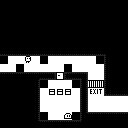

A 2D game scene composited from a Tiled map and its tileset images. What follows is a short description and the map's XML, with every tile layer's data as written:
An orthogonal 16x16 tile map with 8x8 px tiles, 5 tile layers (floor, things, walls, walls, ...).

<map version="1.10" tiledversion="1.11.1" class="floor" orientation="orthogonal" renderorder="right-down" width="16" height="16" tilewidth="8" tileheight="8" infinite="0" nextlayerid="29" nextobjectid="1">
 <properties>
  <property name="intro">Be careful of monsters! 
They will eat you! </property>
  <property name="next_level" value="lvl04" />
 </properties>
 <tileset firstgid="1" name="basic_32x32" tilewidth="8" tileheight="8" tilecount="1024" columns="32">
  <image source="../basic_32x32.png" width="256" height="256" />
  <tile id="32" type="player" />
  <tile id="36" type="pit" />
  <tile id="64" type="treasure" />
  <tile id="96" type="door" />
  <tile id="97" type="exit" />
  <tile id="98" type="exit" />
  <tile id="100" type="grate" />
  <tile id="128" type="monster" />
 </tileset>
 <layer id="24" name="floor" class="floor" width="16" height="16">
  <data encoding="csv">
0,0,0,0,0,0,0,0,0,0,0,0,0,0,0,0,
0,0,0,0,0,0,0,0,0,0,0,0,0,0,0,0,
0,0,0,0,0,0,0,0,0,0,0,0,0,0,0,0,
0,0,0,0,0,0,0,0,0,0,0,0,0,0,0,0,
0,0,0,0,0,0,0,0,0,0,0,0,0,0,0,0,
0,0,0,0,0,0,0,0,0,0,0,0,0,0,0,0,
0,0,0,0,0,0,0,0,0,0,0,0,0,0,0,0,
35,35,35,35,35,35,35,35,35,35,35,35,35,0,0,0,
35,35,35,35,35,35,35,35,35,35,35,35,35,0,0,0,
0,0,0,0,0,0,0,35,0,0,0,35,35,0,0,0,
0,0,0,0,0,35,35,35,35,35,0,35,35,0,0,0,
0,0,0,0,0,35,35,35,35,35,0,35,35,0,0,0,
0,0,0,0,0,35,35,35,35,35,0,35,35,35,35,35,
0,0,0,0,0,35,35,35,35,35,0,35,35,35,35,35,
0,0,0,0,0,35,35,35,35,35,0,0,0,0,0,0,
0,0,0,0,0,0,0,0,0,0,0,0,0,0,0,0
</data>
 </layer>
 <layer id="25" name="things" class="things" width="16" height="16">
  <data encoding="csv">
0,0,0,0,0,0,0,0,0,0,0,0,0,0,0,0,
0,0,0,0,0,0,0,0,0,0,0,0,0,0,0,0,
0,0,0,0,0,0,0,0,0,0,0,0,0,0,0,0,
0,0,0,0,0,0,0,0,0,0,0,0,0,0,0,0,
0,0,0,0,0,0,0,0,0,0,0,0,0,0,0,0,
0,0,0,0,0,0,0,0,0,0,0,0,0,0,0,0,
0,0,0,0,0,0,0,0,0,0,0,0,0,0,0,0,
37,0,0,33,0,37,0,0,0,0,0,0,37,0,0,0,
0,0,37,0,0,0,0,0,37,0,0,0,0,0,0,0,
0,0,0,0,0,0,0,97,0,0,0,0,0,0,0,0,
0,0,0,0,0,37,0,0,0,37,0,101,101,0,0,0,
0,0,0,0,0,0,65,65,65,0,0,98,99,0,0,0,
0,0,0,0,0,0,0,0,0,0,0,0,0,0,0,0,
0,0,0,0,0,0,0,0,0,0,0,0,0,0,0,0,
0,0,0,0,0,37,0,0,129,37,0,0,0,0,0,0,
0,0,0,0,0,0,0,0,0,0,0,0,0,0,0,0
</data>
 </layer>
 <layer id="26" name="walls" class="walls" width="16" height="16">
  <data encoding="csv">
0,0,0,0,0,0,0,0,0,0,0,0,0,0,0,0,
0,0,0,0,0,0,0,0,0,0,0,0,0,0,0,0,
0,0,0,0,0,0,0,0,0,0,0,0,0,0,0,0,
0,0,0,0,0,0,0,0,0,0,0,0,0,0,0,0,
0,0,0,0,0,0,0,0,0,0,0,0,0,0,0,0,
0,0,0,0,0,0,0,0,0,0,0,0,0,0,0,0,
3,3,3,3,3,3,3,3,3,3,3,3,3,0,0,0,
0,0,0,0,0,0,0,0,0,0,0,0,0,36,0,0,
0,0,0,0,0,0,0,0,0,0,0,0,0,36,0,0,
67,67,67,67,67,67,67,0,67,67,34,0,0,36,0,0,
0,0,0,0,34,0,0,0,0,0,34,0,0,36,0,0,
0,0,0,0,34,0,0,0,0,0,34,0,0,36,3,3,
0,0,0,0,34,0,0,0,0,0,34,0,0,0,0,0,
0,0,0,0,34,0,0,0,0,0,34,0,0,0,0,0,
0,0,0,0,34,0,0,0,0,0,36,67,67,67,67,67,
0,0,0,0,0,67,67,67,67,67,0,0,0,0,0,0
</data>
 </layer>
 <layer id="27" name="walls" class="walls" width="16" height="16">
  <data encoding="csv">
0,0,0,0,0,0,0,0,0,0,0,0,0,0,0,0,
0,0,0,0,0,0,0,0,0,0,0,0,0,0,0,0,
0,0,0,0,0,0,0,0,0,0,0,0,0,0,0,0,
0,0,0,0,0,0,0,0,0,0,0,0,0,0,0,0,
0,0,0,0,0,0,0,0,0,0,0,0,0,0,0,0,
0,0,0,0,0,0,0,0,0,0,0,0,0,0,0,0,
0,0,0,0,0,0,0,0,0,0,0,0,0,0,0,0,
0,0,0,0,0,0,0,0,0,0,0,0,0,0,0,0,
0,0,0,0,0,0,0,0,0,0,0,0,0,0,0,0,
0,0,0,0,0,3,3,0,3,3,67,0,0,0,0,0,
0,0,0,0,0,0,0,0,0,0,36,0,0,0,0,0,
0,0,0,0,0,0,0,0,0,0,36,0,0,3,0,0,
0,0,0,0,0,0,0,0,0,0,36,0,0,0,0,0,
0,0,0,0,0,0,0,0,0,0,36,0,0,0,0,0,
0,0,0,0,0,0,0,0,0,0,0,0,0,0,0,0,
0,0,0,0,0,0,0,0,0,0,0,0,0,0,0,0
</data>
 </layer>
 <layer id="28" name="walls" class="walls" width="16" height="16">
  <data encoding="csv">
0,0,0,0,0,0,0,0,0,0,0,0,0,0,0,0,
0,0,0,0,0,0,0,0,0,0,0,0,0,0,0,0,
0,0,0,0,0,0,0,0,0,0,0,0,0,0,0,0,
0,0,0,0,0,0,0,0,0,0,0,0,0,0,0,0,
0,0,0,0,0,0,0,0,0,0,0,0,0,0,0,0,
0,0,0,0,0,0,0,0,0,0,0,0,0,0,0,0,
0,0,0,0,0,0,0,0,0,0,0,0,0,4,0,0,
0,0,0,0,0,0,0,0,0,0,0,0,0,0,0,0,
0,0,0,0,0,0,0,0,0,0,0,0,0,0,0,0,
0,0,0,0,2,0,34,0,36,0,4,0,0,0,0,0,
0,0,0,0,0,0,0,0,0,0,0,0,0,0,0,0,
0,0,0,0,0,0,0,0,0,0,0,0,0,0,0,0,
0,0,0,0,0,0,0,0,0,0,0,0,0,0,0,0,
0,0,0,0,0,0,0,0,0,0,0,0,0,0,0,0,
0,0,0,0,0,0,0,0,0,0,66,0,0,0,0,0,
0,0,0,0,66,0,0,0,0,0,68,0,0,0,0,0
</data>
 </layer>
</map>
